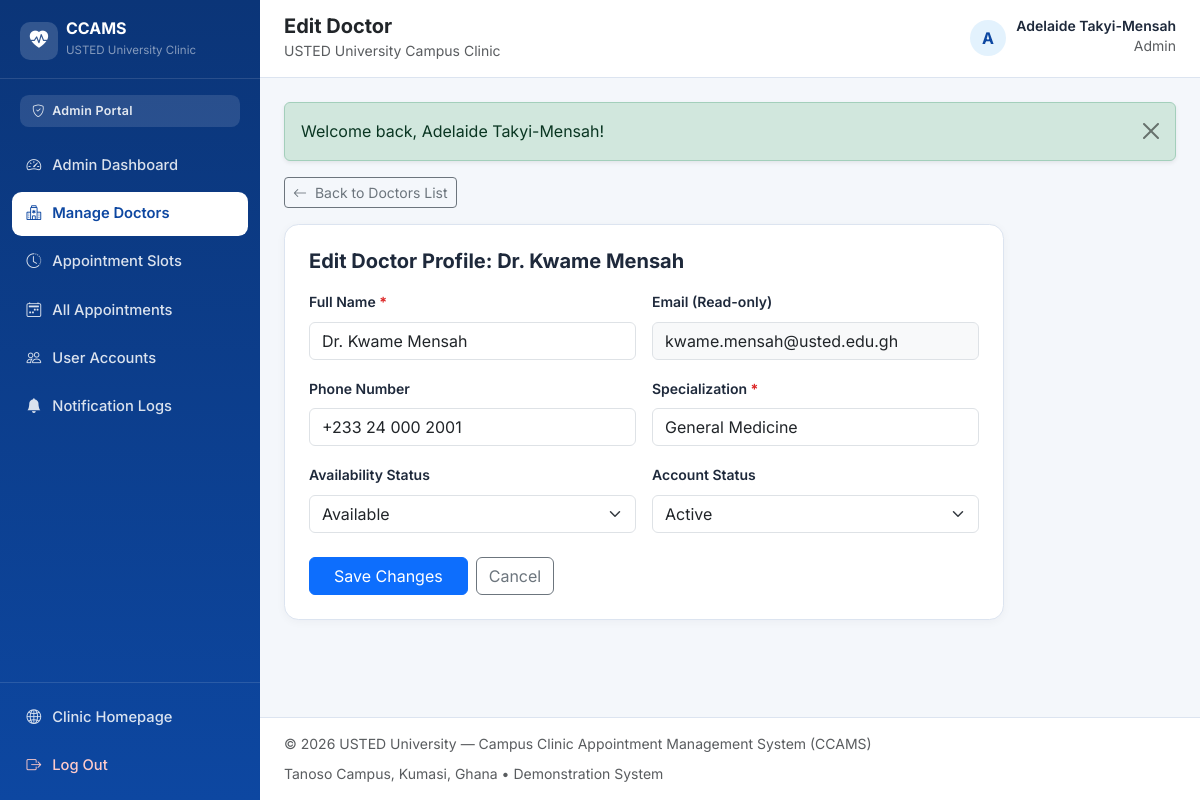
The page /admin/edit_doctor.php?id=1 (signed in) on the database its author committed.
### tables this page shows
CREATE TABLE `users` (
    `user_id` INT UNSIGNED NOT NULL AUTO_INCREMENT,
    `full_name` VARCHAR(120) NOT NULL,
    `email` VARCHAR(150) NOT NULL,
    `password_hash` VARCHAR(255) NOT NULL,
    `phone` VARCHAR(25) DEFAULT NULL,
    `role` ENUM('student', 'doctor', 'admin') NOT NULL DEFAULT 'student',
    `account_status` ENUM('active', 'inactive') NOT NULL DEFAULT 'active',
    `created_at` TIMESTAMP NOT NULL DEFAULT CURRENT_TIMESTAMP,
    `updated_at` TIMESTAMP NOT NULL DEFAULT CURRENT_TIMESTAMP ON UPDATE CURRENT_TIMESTAMP,
    PRIMARY KEY (`user_id`),
    UNIQUE KEY `uq_users_email` (`email`),
    KEY `idx_users_role_status` (`role`, `account_status`)
);

CREATE TABLE `doctors` (
    `doctor_id` INT UNSIGNED NOT NULL AUTO_INCREMENT,
    `user_id` INT UNSIGNED NOT NULL,
    `specialization` VARCHAR(120) NOT NULL,
    `availability_status` ENUM('available', 'unavailable') NOT NULL DEFAULT 'available',
    `created_at` TIMESTAMP NOT NULL DEFAULT CURRENT_TIMESTAMP,
    PRIMARY KEY (`doctor_id`),
    UNIQUE KEY `uq_doctors_user_id` (`user_id`),
    KEY `idx_doctors_specialization` (`specialization`),
    KEY `idx_doctors_availability` (`availability_status`),
    CONSTRAINT `fk_doctors_user`
        FOREIGN KEY (`user_id`) REFERENCES `users` (`user_id`)
        ON DELETE CASCADE ON UPDATE CASCADE
);

### config/database.example.php (called while the page is built)
<?php
return [
    'db' => [
        'host' => getenv('DB_HOST') ?: '127.0.0.1',
        'port' => getenv('DB_PORT') ?: '3306',
        'name' => getenv('DB_NAME') ?: 'campus_clinic',
        'user' => getenv('DB_USER') ?: 'root',
        'pass' => getenv('DB_PASS') ?: '',
        'charset' => 'utf8mb4',
    ],
    'app' => [
        'name' => 'CCAMS — USTED University Campus Clinic',
        'university' => 'USTED University',
        'base_path' => '',
        'cancellation_cutoff_hours' => 2,
    ],
    'notifications' => [
        'default_external_mode' => 'mock',
        'sms_sandbox_endpoint' => getenv('SMS_SANDBOX_ENDPOINT') ?: '',
        'sms_sandbox_api_key' => getenv('SMS_SANDBOX_API_KEY') ?: '',
        'sms_sender_id' => 'USTEDClinic',
    ],
];

### config/database.php (called while the page is built, shortened)
<?php
if (!function_exists('ccams_config')) {
    function ccams_config(): array
    {
        static $config = null;
        if ($config !== null) {
            return $config;
        }
        $defaults = require __DIR__ . '/database.example.php';
        if ($defaults['app']['base_path'] === '' && isset($_SERVER['SCRIPT_NAME'])) {
            $scriptName = str_replace('\\', '/', $_SERVER['SCRIPT_NAME']);
            foreach (['/student/', '/doctor/', '/admin/'] as $subDir) {
                $pos = strpos($scriptName, $subDir);
                if ($pos !== false) {
                    $defaults['app']['base_path'] = substr($scriptName, 0, $pos);
                    break;
                }
            }
            if ($defaults['app']['base_path'] === '') {
                $dir = rtrim(dirname($scriptName), '/');
                $defaults['app']['base_path'] = ($dir === '.' ? '' : $dir);
            }
        }
        $config = $defaults;
        return $config;
    }
}

### includes/functions.php (called while the page is built, shortened)
<?php
function e(?string $value): string
{
    return htmlspecialchars((string) ($value ?? ''), ENT_QUOTES | ENT_SUBSTITUTE, 'UTF-8');
}
function app_url(string $path = ''): string
{
    $cfg = ccams_config();
    $base = rtrim($cfg['app']['base_path'], '/');
    $path = ltrim($path, '/');
    return $base . ($path !== '' ? '/' . $path : '/');
}
function get_flashes(): array
{
    $messages = $_SESSION['flash_messages'];
    return $messages;
}
function is_active_nav(string $target): string
{
    $current = str_replace('\\', '/', $_SERVER['SCRIPT_NAME'] ?? '');
    return str_ends_with($current, '/' . ltrim($target, '/')) ? 'active' : '';
}

### includes/auth.php (called while the page is built, shortened)
<?php
require_once __DIR__ . '/../config/database.php';
require_once __DIR__ . '/functions.php';
function is_logged_in(): bool
{
    return isset($_SESSION['user_id'], $_SESSION['role']) && (int) $_SESSION['user_id'] > 0;
}
function current_user(): ?array
{
    static $cached = null;
    $sessionUserId = (int) $_SESSION['user_id'];
    if ($cached !== null && (int) $cached['user_id'] === $sessionUserId) {
        return $cached;
    }
    $pdo = get_pdo();
    $stmt = $pdo->prepare(
        'SELECT user_id, full_name, email, phone, role, account_status, created_at
         FROM users
         WHERE user_id = :id AND account_status = "active"
         LIMIT 1'
    );
    $stmt->execute(['id' => $sessionUserId]);
    $user = $stmt->fetch();
    $cached = $user;
    return $cached;
}
function require_auth(string|array|null $allowedRoles = null): array
{
    $user = current_user();
    return $user;
}

### admin/edit_doctor.php (the view, shortened to what this page needs)
<?php
require_once __DIR__ . '/../includes/auth.php';
require_auth('admin');
$pdo = get_pdo();
$doctorId = (int) ($_GET['id'] ?? $_POST['doctor_id'] ?? 0);
$stmt = $pdo->prepare(
    'SELECT d.doctor_id, d.user_id, d.specialization, d.availability_status,
            u.full_name, u.email, u.phone, u.account_status
     FROM doctors d
     INNER JOIN users u ON u.user_id = d.user_id
     WHERE d.doctor_id = :did
     LIMIT 1'
);
$stmt->execute(['did' => $doctorId]);
$doctor = $stmt->fetch();
$errors = [];
$pageTitle = 'Edit Doctor';
$layoutMode = 'dashboard';
require_once __DIR__ . '/../includes/header.php';
?>
<div class="mb-3">
    <a href="<?php echo e(app_url('admin/manage_doctors.php')); ?>" class="btn btn-sm btn-outline-secondary">
        <i class="bi bi-arrow-left me-1"></i> Back to Doctors List
    </a>
</div>
<div class="ccams-card p-4" style="max-width: 720px;">
    <h2 class="h5 fw-bold mb-3">Edit Doctor Profile: <?php echo e($doctor['full_name']); ?></h2>
    <form method="post" action="<?php echo e(app_url('admin/edit_doctor.php?id=' . $doctorId)); ?>" data-loading>
        <div class="row g-3">
            <div class="col-md-6">
                <label for="editDocName" class="form-label small fw-semibold">Full Name <span class="required-star">*</span></label>
                <input type="text" id="editDocName" name="full_name"
                       class="form-control <?php echo isset($errors['full_name']) ? 'is-invalid' : ''; ?>"
                       value="<?php echo e($doctor['full_name']); ?>" required>
            </div>
            <div class="col-md-6">
                <label class="form-label small fw-semibold">Email (Read-only)</label>
                <input type="email" class="form-control bg-light" value="<?php echo e($doctor['email']); ?>" disabled>
            </div>
            <div class="col-md-6">
                <label for="editDocPhone" class="form-label small fw-semibold">Phone Number</label>
                <input type="tel" id="editDocPhone" name="phone" class="form-control"
                       value="<?php echo e((string) ($doctor['phone'] ?? '')); ?>">
            </div>
            <div class="col-md-6">
                <label for="editDocSpec" class="form-label small fw-semibold">Specialization <span class="required-star">*</span></label>
                <input type="text" id="editDocSpec" name="specialization"
                       class="form-control <?php echo isset($errors['specialization']) ? 'is-invalid' : ''; ?>"
                       value="<?php echo e($doctor['specialization']); ?>" required>
            </div>
            <div class="col-md-6">
                <label for="editDocAvail" class="form-label small fw-semibold">Availability Status</label>
                <select id="editDocAvail" name="availability_status" class="form-select">
                    <option value="available" <?php echo $doctor['availability_status'] === 'available' ? 'selected' : ''; ?>>Available</option>
                </select>
            </div>
            <div class="col-md-6">
                <label for="editDocAcct" class="form-label small fw-semibold">Account Status</label>
                <select id="editDocAcct" name="account_status" class="form-select">
                    <option value="active" <?php echo $doctor['account_status'] === 'active' ? 'selected' : ''; ?>>Active</option>
                </select>
            </div>
        </div>
        <div class="mt-4 d-flex gap-2">
            <button type="submit" class="btn btn-primary px-4">Save Changes</button>
            <a href="<?php echo e(app_url('admin/manage_doctors.php')); ?>" class="btn btn-outline-secondary">Cancel</a>
        </div>
    </form>
</div>
<?php require_once __DIR__ . '/../includes/footer.php'; ?>

### includes/header.php (shortened to what this page needs)
<?php
$pageTitle = $pageTitle ?? 'USTED University — Campus Clinic Appointment Management System';
$layoutMode = $layoutMode ?? 'public';
$authUser = current_user();
$flashes = get_flashes();
?>
<!DOCTYPE html>
<html lang="en">
<head>
    <link href="https://cdn.jsdelivr.net/npm/bootstrap@5.3.3/dist/css/bootstrap.min.css" rel="stylesheet">
    <link href="https://cdn.jsdelivr.net/npm/bootstrap-icons@1.11.3/font/bootstrap-icons.min.css" rel="stylesheet">
    <link href="<?php echo e(app_url('assets/css/style.css')); ?>" rel="stylesheet">
</head>
<body class="<?php echo $layoutMode === 'dashboard' ? 'ccams-dashboard-body' : 'ccams-public-body'; ?>">
<?php if ($layoutMode === 'dashboard' && $authUser): ?>
    <div class="dashboard-wrapper">
        <aside class="dashboard-sidebar" id="dashboardSidebar" aria-label="Dashboard Navigation">
            <div class="sidebar-brand">
                <a href="<?php echo e(app_url('index.php')); ?>" class="d-flex align-items-center gap-2 text-decoration-none text-white">
                    <span class="brand-emblem">
                        <i class="bi bi-heart-pulse-fill"></i>
                    </span>
                    <div>
                        <div class="fw-bold lh-1 fs-6">CCAMS</div>
                        <small class="text-white-50" style="font-size: 0.72rem;">USTED University Clinic</small>
                    </div>
                </a>
            </div>
            <div class="sidebar-role-pill">
                <i class="bi bi-shield-check me-1"></i>
                <?php echo e(ucfirst($authUser['role'])); ?> Portal
            </div>
            <nav class="sidebar-nav">
                <?php if ($authUser['role'] === 'student'): ?>
                    <a class="sidebar-link <?php echo is_active_nav('student/dashboard.php'); ?>" href="<?php echo e(app_url('student/dashboard.php')); ?>">
                        <i class="bi bi-speedometer2"></i><span>Dashboard</span>
                    </a>
                    <a class="sidebar-link <?php echo is_active_nav('student/doctors.php'); ?>" href="<?php echo e(app_url('student/doctors.php')); ?>">
                        <i class="bi bi-person-badge"></i><span>Available Doctors</span>
                    </a>
                    <a class="sidebar-link <?php echo is_active_nav('student/book_appointment.php'); ?>" href="<?php echo e(app_url('student/book_appointment.php')); ?>">
                        <i class="bi bi-calendar-plus"></i><span>Book Appointment</span>
                    </a>
                    <a class="sidebar-link <?php echo is_active_nav('student/my_appointments.php') || is_active_nav('student/appointment_details.php') ? 'active' : ''; ?>" href="<?php echo e(app_url('student/my_appointments.php')); ?>">
                        <i class="bi bi-calendar2-check"></i><span>My Appointments</span>
                    </a>
                    <a class="sidebar-link <?php echo is_active_nav('student/notifications.php'); ?>" href="<?php echo e(app_url('student/notifications.php')); ?>">
                        <i class="bi bi-bell"></i><span>Notifications</span>
                    </a>
                    <a class="sidebar-link <?php echo is_active_nav('student/profile.php'); ?>" href="<?php echo e(app_url('student/profile.php')); ?>">
                        <i class="bi bi-person-gear"></i><span>Profile &amp; Password</span>
                    </a>
                <?php elseif ($authUser['role'] === 'admin'): ?>
                    <a class="sidebar-link <?php echo is_active_nav('admin/dashboard.php'); ?>" href="<?php echo e(app_url('admin/dashboard.php')); ?>">
                        <i class="bi bi-speedometer2"></i><span>Admin Dashboard</span>
                    </a>
                    <a class="sidebar-link <?php echo is_active_nav('admin/manage_doctors.php') || is_active_nav('admin/add_doctor.php') || is_active_nav('admin/edit_doctor.php') ? 'active' : ''; ?>" href="<?php echo e(app_url('admin/manage_doctors.php')); ?>">
                        <i class="bi bi-hospital"></i><span>Manage Doctors</span>
                    </a>
                    <a class="sidebar-link <?php echo is_active_nav('admin/manage_slots.php'); ?>" href="<?php echo e(app_url('admin/manage_slots.php')); ?>">
                        <i class="bi bi-clock-history"></i><span>Appointment Slots</span>
                    </a>
                    <a class="sidebar-link <?php echo is_active_nav('admin/manage_appointments.php'); ?>" href="<?php echo e(app_url('admin/manage_appointments.php')); ?>">
                        <i class="bi bi-calendar2-week"></i><span>All Appointments</span>
                    </a>
                    <a class="sidebar-link <?php echo is_active_nav('admin/manage_users.php'); ?>" href="<?php echo e(app_url('admin/manage_users.php')); ?>">
                        <i class="bi bi-people"></i><span>User Accounts</span>
                    </a>
                    <a class="sidebar-link <?php echo is_active_nav('admin/notifications.php'); ?>" href="<?php echo e(app_url('admin/notifications.php')); ?>">
                        <i class="bi bi-bell-fill"></i><span>Notification Logs</span>
                    </a>
                <?php endif; ?>
            </nav>
            <div class="sidebar-footer">
                <a href="<?php echo e(app_url('index.php')); ?>" class="sidebar-link">
                    <i class="bi bi-globe2"></i><span>Clinic Homepage</span>
                </a>
                <form method="post" action="<?php echo e(app_url('logout.php')); ?>" class="mt-1">
                    <button type="submit" class="sidebar-link w-100 border-0 bg-transparent text-start text-danger-soft">
                        <i class="bi bi-box-arrow-right"></i><span>Log Out</span>
                    </button>
                </form>
            </div>
        </aside>
        <div class="dashboard-main">
            <header class="dashboard-topbar">
                <div class="d-flex align-items-center gap-3">
                    <div>
                        <h1 class="h5 mb-0 fw-bold text-dark"><?php echo e($pageTitle); ?></h1>
                        <small class="text-muted">USTED University Campus Clinic</small>
                    </div>
                </div>
                <div class="d-flex align-items-center gap-3">
                    <div class="user-profile-chip">
                        <div class="avatar-circle">
                            <?php echo e(strtoupper(substr((string) $authUser['full_name'], 0, 1))); ?>
                        </div>
                        <div class="d-none d-sm-block text-end">
                            <div class="fw-semibold small lh-1"><?php echo e($authUser['full_name']); ?></div>
                            <small class="text-muted text-capitalize"><?php echo e($authUser['role']); ?></small>
                        </div>
                    </div>
                </div>
            </header>
            <main id="main-content" class="dashboard-content">
                <?php if (!empty($flashes)): ?>
                    <?php foreach ($flashes as $flash): ?>
                        <div class="alert alert-<?php echo e($flash['type']); ?> alert-dismissible fade show shadow-sm" role="alert">
                            <?php echo e($flash['message']); ?>
                            <button type="button" class="btn-close" data-bs-dismiss="alert" aria-label="Close"></button>
                        </div>
                    <?php endforeach; ?>
                <?php endif; ?>
<?php endif; ?>

### rows shown on the page
users: role "Admin", full_name "A", full_name "Adelaide Takyi-Mensah"
doctors: user.full_name "Dr. Kwame Mensah", full_name "Dr. Kwame Mensah", user.email "kwame.mensah@usted.edu.gh", phone "+233 24 000 2001", specialization "General Medicine", availability_status "Available"
users: account_status "Active"

### other values the page prints
$pageTitle "Edit Doctor"
$flash['message'] "Welcome back, Adelaide Takyi-Mensah!"
